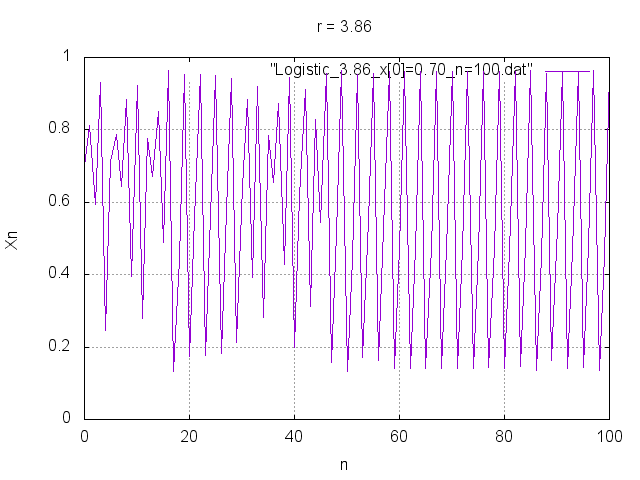

Reproduce this figure in gnuplot.
set grid
set title "r = 3.86"

set yrange [0:1]
set xrange [0:100]
set xlabel "n"
set ylabel "Xn"


plot "Logistic_3.86_x[0]=0.70_n=100.dat" with lines
pause 2
set terminal png
set output "Logistic_3.86_x[0]=0.70_n=100.png"
replot
setterminal x11
